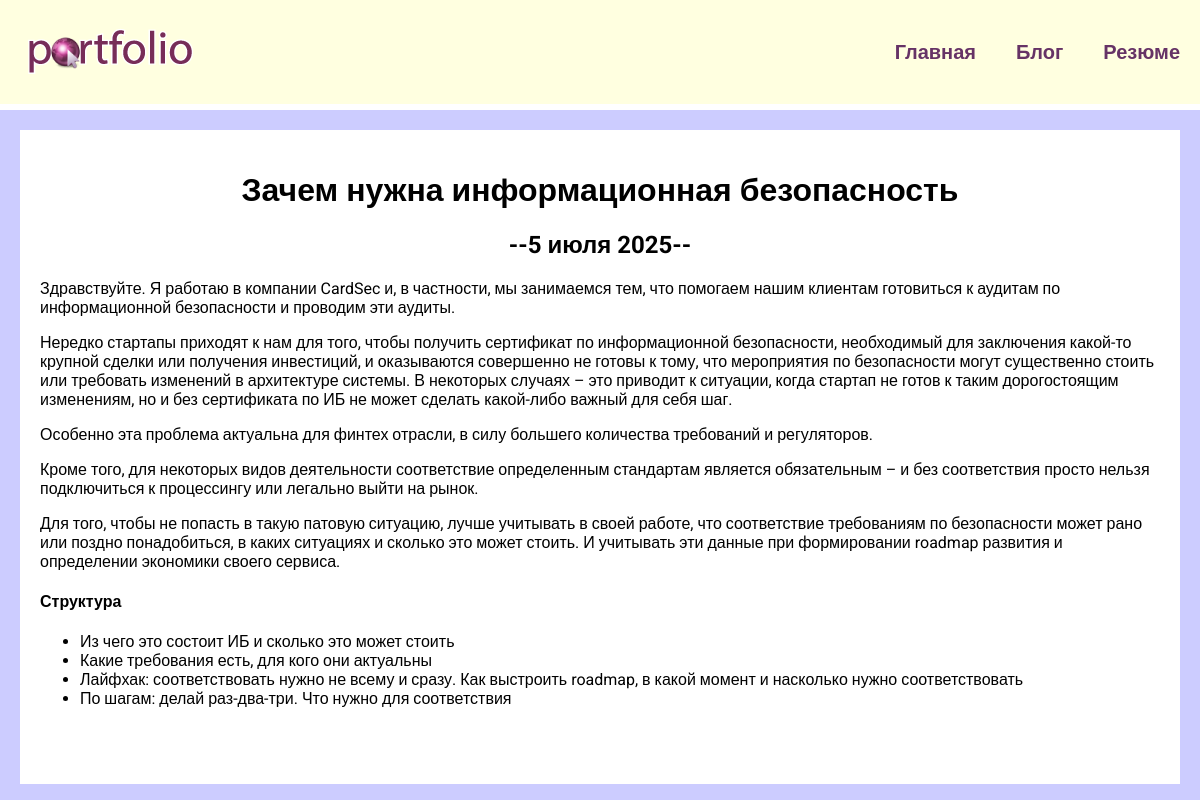
The app's page /blog/4/ with its own data.
### blog/models.py (models this page shows, shortened)
class Blog(models.Model):
    title = models.CharField(max_length=200)
    description = models.TextField()
    data = models.DateField()

### blog/views.py (the view)
# urls.py: path('<int:blog_id>/', views.detail, name='detail'),
def detail(request, blog_id):
    blog = get_object_or_404(Blog, pk=blog_id)
    return render(request,'blog/details.html', {'blog':blog})

### blog/templates/blog/details.html
{% extends 'skills/base.html' %}
{% load static %}
{% block content %}
<div class="detail">
    <h1>{{ blog.title }}</h1>
    <h2>--{{ blog.data|date:'j E Y' }}--</h2>
    {{ blog.description|safe }}
</div>
{% endblock %}

### skills/static/css/style.css (style rules this page uses)
body { font-family: "Roboto", sans-serif; background: #CCCCFF; padding: 0; margin: 0; }
h1 { text-align:center; margin-top:60px 0 40px; }
h2 { text-align:center; margin:20px 0; }
.detail { background: #FFF; padding:20px 20px 60px; box-sizing: border-box; }

### records on screen
Blog: title "Зачем нужна информационная безопасность", data "5 июля 2025", description "Здравствуйте. Я работаю в компании CardSec и, в частности, мы занимаемся тем, что помогаем нашим клиентам готовиться к аудитам по информационной безопасности и проводим эти аудиты. Нередко стартапы приходят к нам для того, чтобы получить сертификат по информационной безопасности, необходимый для заключения какой-то крупной сделки или получения инвестиций, и оказываются совершенно не готовы к тому, что мероприятия по безопасности могут существенно стоить или требовать изменений в архитектуре системы. В некоторых случаях – это приводит к ситуации, когда стартап не готов к таким дорогостоящим изменениям, но и без сертификата по ИБ не может сделать какой-либо важный для себя шаг. Особенно эта…"
